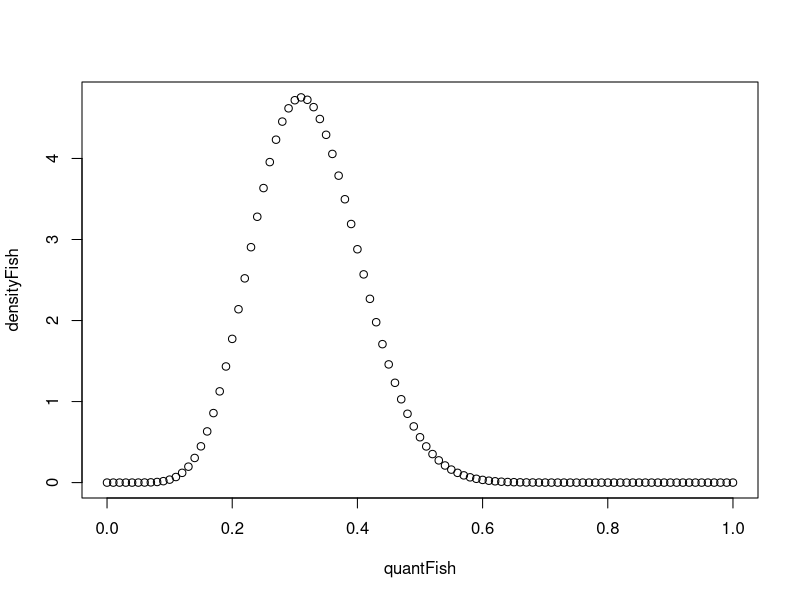

Write the R code that produced this figure.
library(readxl)
library(tidyverse)
library(lubridate)



# reading in the data
data = read_xlsx("BSB_tagging_data.xlsx")

# removing NA values from the data
data <- data %>% filter(!is.na(Date_at_recapture)) %>% 
  filter(!is.na(Date_at_capture)) %>% 
  filter(!is.na(Length_at_capture))

data <- data %>% mutate(month = month(Date_at_recapture))

# filter for data taken after July
lateSeason <- data %>% 
  filter(month > 7) %>% 
  # make a column of true/false which says whether a female change sex
  filter(Sex_at_capture == "F") %>%
  mutate(changed = Sex_at_recapture != "F")

#shape 1 = k+1, number of successes (9)
k = sum(lateSeason$changed)
n = nrow(lateSeason)

shape1 = k +1

#shape 2 = n-k+1, where n is total number of observations
shape2 = n-k+1

# make a framework to plot the density against
quantFish = seq(0, 1, 0.01)

# calculating the density, mainly based on n and k
densityFish = dbeta(quantFish, shape1 , shape2)

##### Question 1.1 #####

# plot the density function
plot(quantFish, densityFish)
     
##### Question 1.2 #####

# create a vector of probabilities
p <- c(0.05, 0.95)

qbeta(p, shape1, shape2)

##### Question 1.3a #####

##### Question 1.3b #####



